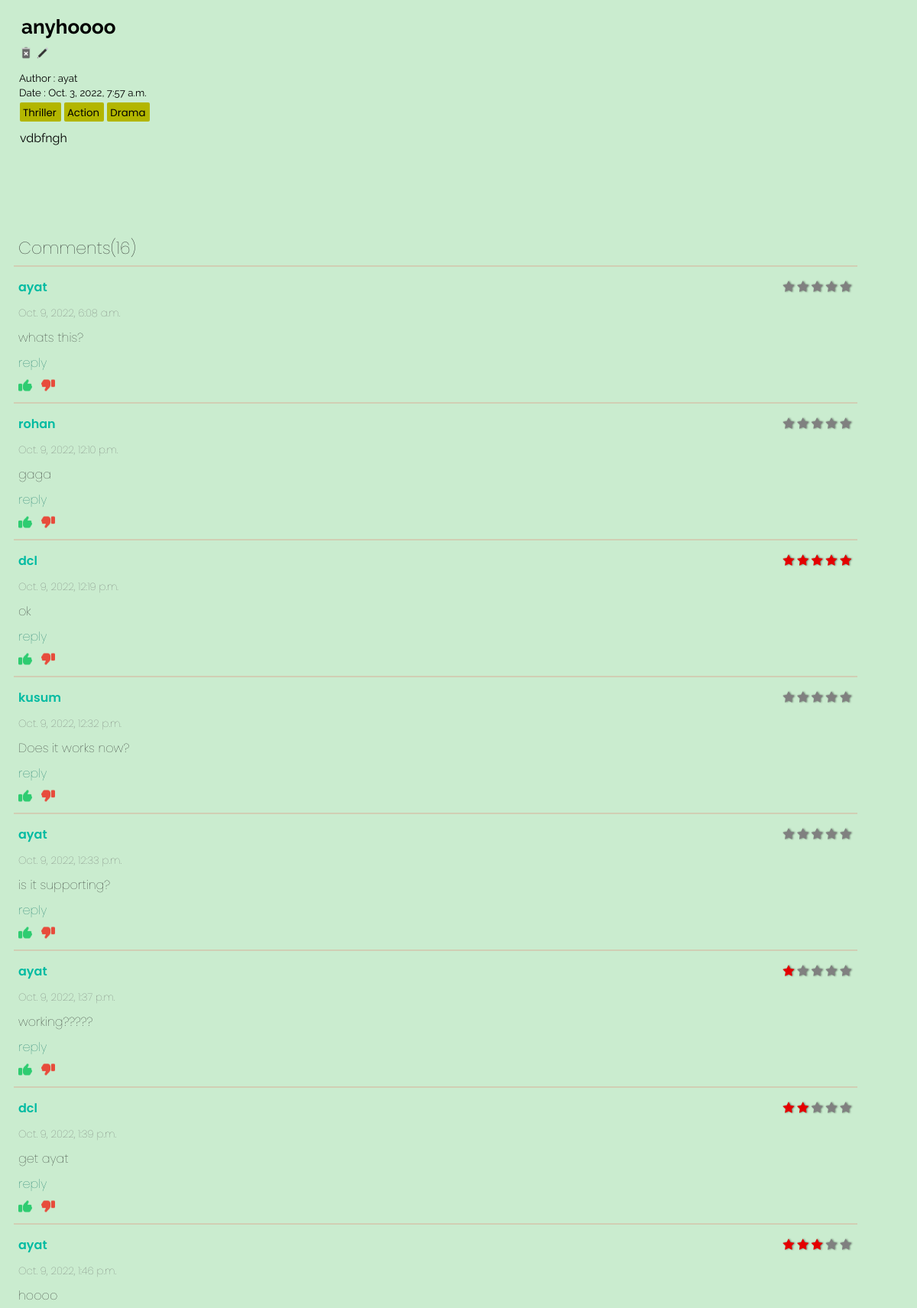
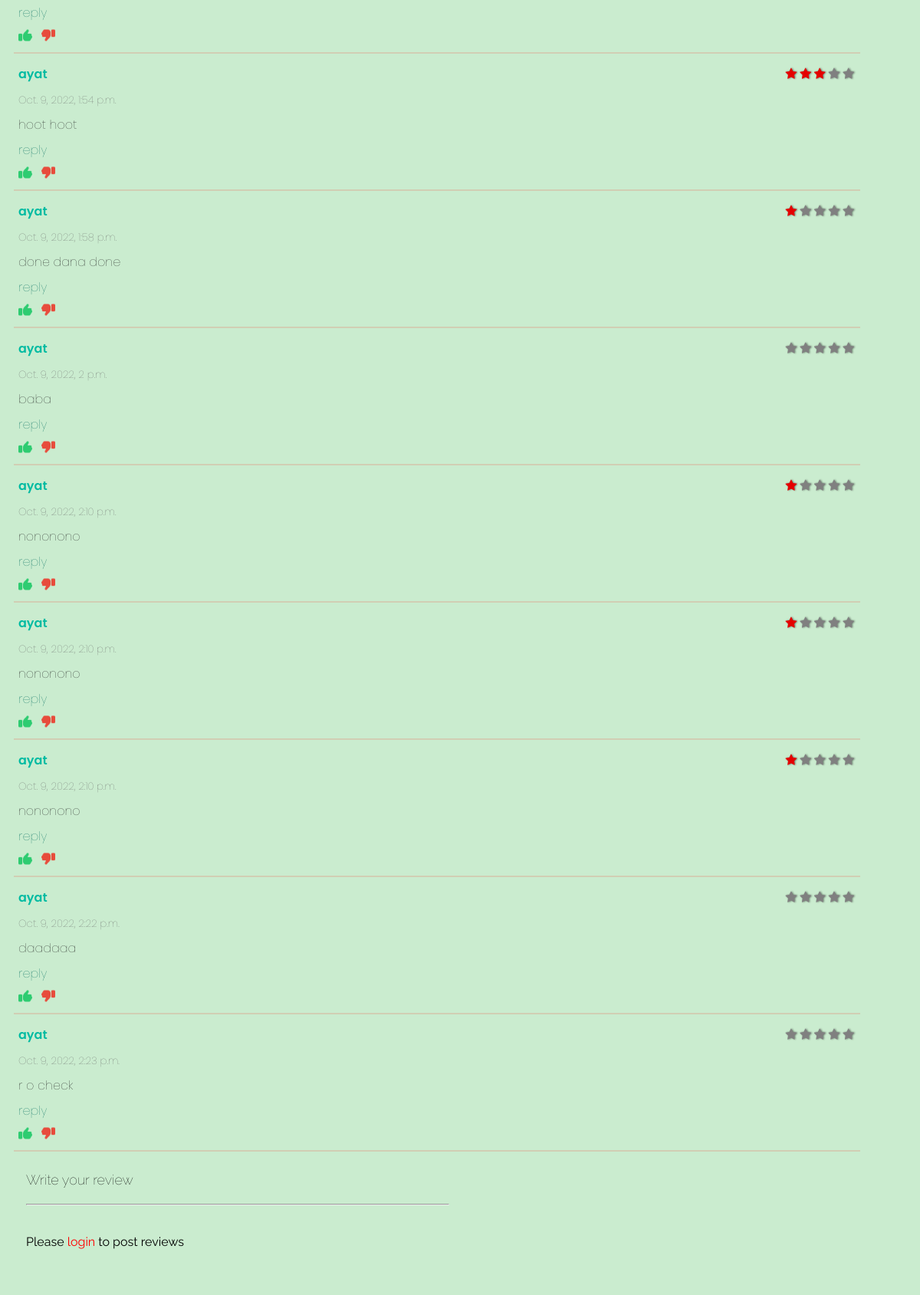
Screenshot of /home/list/anyhoooonone/ (upper part) with the database file from the repository (2 pictures, top to bottom).
### app/models.py (models this page shows, shortened)
class List(models.Model):
    title = models.CharField(max_length=65)
    genre = models.ManyToManyField('Genre')
    creator = models.ForeignKey(User,on_delete=models.SET_NULL,blank=True, null=True)
    posted = models.DateTimeField(auto_now_add=True)
    content = RichTextField(null=True,default=' ')
    type = models.CharField(max_length=10,default="Movie")
    slug = models.SlugField(max_length= 300,null=True, blank = True, unique=True)

class Genre(models.Model):
    name = models.CharField(max_length=150)
    def __str__(self):
        return self.name

class Review(models.Model):
    user = models.ForeignKey(User, models.CASCADE)
    List = models.ForeignKey(List, models.CASCADE)
    comment = models.TextField(max_length=250)
    type = models.TextField(max_length=10,default="movie")
    rate = models.IntegerField(default=0)
    created_at = models.DateTimeField(auto_now_add=True)
    def __str__(self):
        return self.comment+ " | rating : " + str(self.rate) + " | " + self.user.username

### app/views.py (the view)
# urls.py: path('list/<slug:slug>/', TheirDetailView.as_view(),name='list_detail'),
class TheirDetailView(DetailView):
    model = List
    def get_context_data(self, **kwargs):
        context = super().get_context_data(**kwargs)
        modell = Review.objects.all()
        context["modam"] = modell
        print(context['modam'])
        return context

### templates/app/list_detail.html (shortened to what this page needs)
{% extends "index.html" %}
{% load static %}
{% block content %}
<section class="list_detail" id="list-det-id">
    <h3>{{list.title}}</h3>
    <div class="detail-up-del">
        {% if user.id == list.creator.id %}
        <a href="{% url 'app:delete_movie' list.slug %}"><img src ="{% static 'app/images/delete.png' %}"></a>
        <a href="{% url 'app:update_list' list.slug %}"><img src ="{% static 'app/images/edit.png' %}"></a>
        {% else %}
        <img src ="{% static 'app/images/delete-dis.png' %}">
        <img src ="{% static 'app/images/edit-dis.png' %}">
        {% endif %}
      </div>
    <small>Author : {{list.creator.username}}</small><br>
    <small>Date : {{list.posted}}</small><br>
    <div class="genre_wrap">
        {% for tag in list.genre.all %}
        <div class="Genre">
            <a href="{% url 'app:film' query=tag %}">
                <small>{{ tag }}</small>
            </a>
        </div>
        {% empty %}
        No tags!
    {% endfor %}
    </div>
    <div class="blog_post_body">
        {{list.content|safe}}
    </div>
    <div class="commentss" id="comments-id">
            {% include "app/list_comment.html" %}
        </div>
        <div class = "postcommentscarrier">
            <div><h1>Write your review</h1></div>
            {% if user.is_authenticated %}
                <br>
                {% include 'app/create_comment.html' %}
            {% else %}
            <div class="comment-kor-cont">
                <br>
                <hr>
                <br><br>
                <div class="login-to-comment">Please <a style="color : red;" href="{% url 'login' %}">login</a> to post reviews</div>
            </div>
            {% endif %}
        </div>
    <div class="gap">
    </div>
</section>
{% endblock content %}

### templates/app/list_comment.html (shortened to what this page needs)
{% load static %}
  {% with total=object.review_set.all.count %}
  <div class="commentscarrier">
    <div class="comment-contentsas comment-head">
    <p>Comments({{ total }})</p>
    </div>
    <hr />
      {% for i in modam %} {% if i.List.id == list.id %}
      <div class="comment-contentsas">
        <p class="commentor-name">
          {{i.user.username}}
          <span class="stars-comments">
            {% if i.rate == 0 %}
            <span class="fa fa-star"></span>
            <span class="fa fa-star"></span>
            <span class="fa fa-star"></span>
            <span class="fa fa-star"></span>
            <span class="fa fa-star"></span>
            {% endif %} {% if i.rate == 1 %}
            <span class="fa fa-star checked"></span>
            <span class="fa fa-star"></span>
            <span class="fa fa-star"></span>
            <span class="fa fa-star"></span>
            <span class="fa fa-star"></span>
            {% endif %} {% if i.rate == 2 %}
            <span class="fa fa-star checked"></span>
            <span class="fa fa-star checked"></span>
            <span class="fa fa-star"></span>
            <span class="fa fa-star"></span>
            <span class="fa fa-star"></span>
            {% endif %} {% if i.rate == 3 %}
            <span class="fa fa-star checked"></span>
            <span class="fa fa-star checked"></span>
            <span class="fa fa-star checked"></span>
            <span class="fa fa-star"></span>
            <span class="fa fa-star"></span>
            {% endif %}  {% if i.rate == 5 %}
            <span class="fa fa-star checked"></span>
            <span class="fa fa-star checked"></span>
            <span class="fa fa-star checked"></span>
            <span class="fa fa-star checked"></span>
            <span class="fa fa-star checked"></span>
            {% endif %}
          </span>
        </p>
      </div>
      <div class="comment-contentsas">
        <p><small>{{i.created_at}}</small></p>
      </div>
      <div class="comment-contentsas"><p>{{i.comment}}</p></div>
      <div class="comment-contentsas"><p class="reply-com">reply</p></div>
      <div class="comment-contentsas">
        <p>
          <span class="like"><img src="{% static 'app/images/like.png' %}" /></span
          ><span class="dislike"
            ><img src="{% static 'app/images/dislike.png' %}"
          /></span>
        </p>
      </div>
      <hr />
      {% endif%} {% endfor %}
  {% endwith %}
</div>

### static/app/css/desk.css (style rules this page uses)
:root { --rd: #D10000; --white: rgb(233, 233, 233); --rd2: #9DAAF2; --dark: #1d1d1d; --teal: rgb(0, 109, 94); }
* { -webkit-tap-highlight-color: transparent; margin: 0; padding: 0; box-sizing: border-box; }
body { -webkit-tap-highlight-color: transparent; background-color: #CAECCF; text-decoration: none; height: 100vh; display: flex; flex-direction: column; font-family: 'Raleway', sans-serif; }
.list_detail { padding-top: 0px!important; position: absolute; width: 100%; bottom: 0; top: 0; }
.detail-up-del img { height: 18px!important; }
.list_detail { animation: 250ms ease-in-out 0s 1 slideIn; padding-top: 80px; color: black; position: absolute; width: 100%; bottom: 0; top: 0; }
.list_detail h3 { font-size: 26px; padding: 0px 28px; padding-top: 20px; font-weight: bold; }
.list_detail small { padding: 10px 25px; }
.genre_wrap { margin-left: 26px; }
.Genre small { padding: 0 0; margin-right: 2px; }
.blog_post_body { padding-top: 12px; padding-bottom: 100px; padding-left: 26px; padding-right: 26px; }
.commentss { font-family: 'Poppins'; display: flex; flex-direction: column; width: 100%; max-width: 100%; height: auto; color: rgb(26, 26, 26); font-weight: lighter; }
.commentscarrier { height: max-content; width: 92vw; margin: 10px; display: flex; flex-direction: column; margin-left: 12px; }
.postcommentscarrier { display: flex; flex-direction: column; flex-wrap: wrap; position: relative; height: max-content; margin: 10px; width: 48%; padding-left: 2vw; }
.commentscarrier hr { width: 100%; border: 1px solid #ff000021; margin: 6px; }
.comment-contentsas { position: relative; }
.comment-contentsas p { margin-left: 12px; margin-top: 8px; }
.comment-contentsas .checked { color: rgb(228, 0, 0); }
.stars-comments { position: absolute; right: 2px; }
.gap { width: 100%; height: 200px; }
.postcommentscarrier h1 { margin-bottom: 2px; font-weight: lighter; font-size: 18px; }
.comment-head { font-size: 22px; }
.comment-contentsas small { color:rgb(99, 99, 99); padding: 0 0; }
.comment-contentsas .like img, .comment-contentsas .dislike img { height: 18px; cursor: pointer; margin-right: 12px; }
.comment-contentsas .reply-com { color:rgb(0, 109, 94); cursor: pointer; }
.comment-contentsas .commentor-name { color:rgb(0, 187, 162); font-weight: 600; }
.fa { color: grey; filter: drop-shadow(1px 0px 1px rgba(0, 0, 0, 0.493)); }

### static/app/css/content_css.css (style rules this page uses)
section { position: relative; z-index: 0; }
.Genre { margin: 0px 0px; margin-top: 4px; padding: 0px 4px; border-radius: 2px; background-color: rgb(179, 182, 0); color: rgb(0, 0, 0); width: max-content; cursor: pointer; display: inline-block; font-family: 'Poppins', sans-serif; transition: all 350ms ease-in-out; }

### templates/app/list_detail.html (style rules this page uses)
.detail-up-del { padding: 10px 25px; }
.detail-up-del img { height: 14px; }

### rows the page displays
List: title "anyhoooo", creator.username "ayat", posted "Oct. 3, 2022, 7:57 a.m.", content "vdbfngh"
Genre: name "Thriller"
Genre: name "Action"
Genre: name "Drama"
Review: user.username "ayat", rate 0 (drawn), created_at "Oct. 9, 2022, 6:08 a.m.", comment "whats this?"
Review: user.username "rohan", rate 0 (drawn), created_at "Oct. 9, 2022, 12:10 p.m.", comment "gaga"
Review: user.username "dcl", rate 5 (drawn), created_at "Oct. 9, 2022, 12:19 p.m.", comment "ok"
Review: user.username "kusum", rate 0 (drawn), created_at "Oct. 9, 2022, 12:32 p.m.", comment "Does it works now?"
Review: user.username "ayat", rate 0 (drawn), created_at "Oct. 9, 2022, 12:33 p.m.", comment "is it supporting?"
Review: user.username "ayat", rate 1 (drawn), created_at "Oct. 9, 2022, 1:37 p.m.", comment "working?????"
Review: user.username "dcl", rate 2 (drawn), created_at "Oct. 9, 2022, 1:39 p.m.", comment "get ayat"
Review: user.username "ayat", rate 3 (drawn), created_at "Oct. 9, 2022, 1:46 p.m.", comment "hoooo"
Review: user.username "ayat", rate 3 (drawn), created_at "Oct. 9, 2022, 1:54 p.m.", comment "hoot hoot"
Review: user.username "ayat", rate 1 (drawn), created_at "Oct. 9, 2022, 1:58 p.m.", comment "done dana done"
Review: user.username "ayat", rate 0 (drawn), created_at "Oct. 9, 2022, 2 p.m.", comment "baba"
Review: user.username "ayat", rate 1 (drawn), created_at "Oct. 9, 2022, 2:10 p.m.", comment "nononono"
Review: user.username "ayat", rate 1 (drawn), created_at "Oct. 9, 2022, 2:10 p.m.", comment "nononono"
Review: user.username "ayat", rate 1 (drawn), created_at "Oct. 9, 2022, 2:10 p.m.", comment "nononono"
Review: user.username "ayat", rate 0 (drawn), created_at "Oct. 9, 2022, 2:22 p.m.", comment "daadaaa"
Review: user.username "ayat", rate 0 (drawn), created_at "Oct. 9, 2022, 2:23 p.m.", comment "r o check"

### other values shown
{{ total }} "16"
